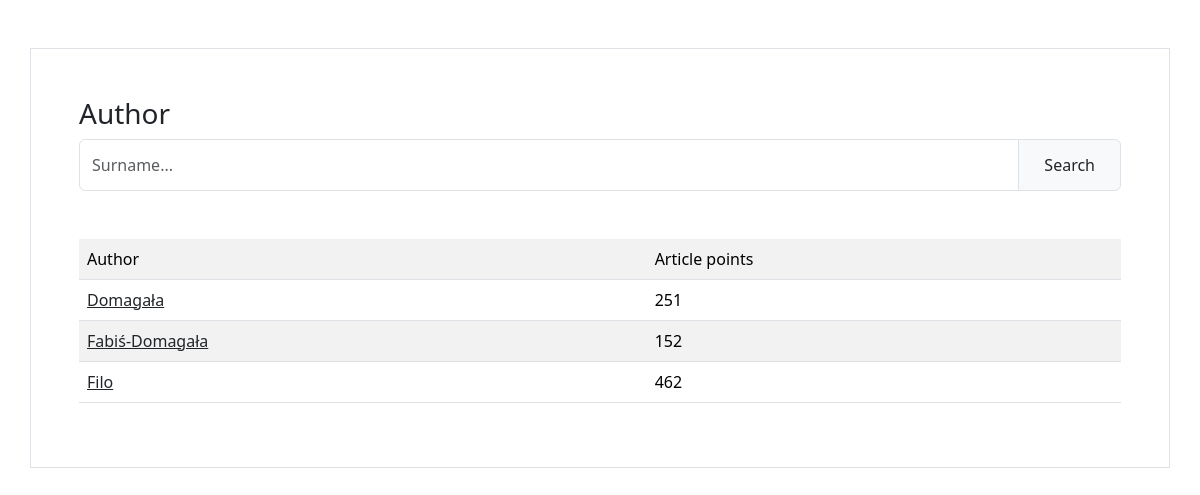
The app's page /, older data.
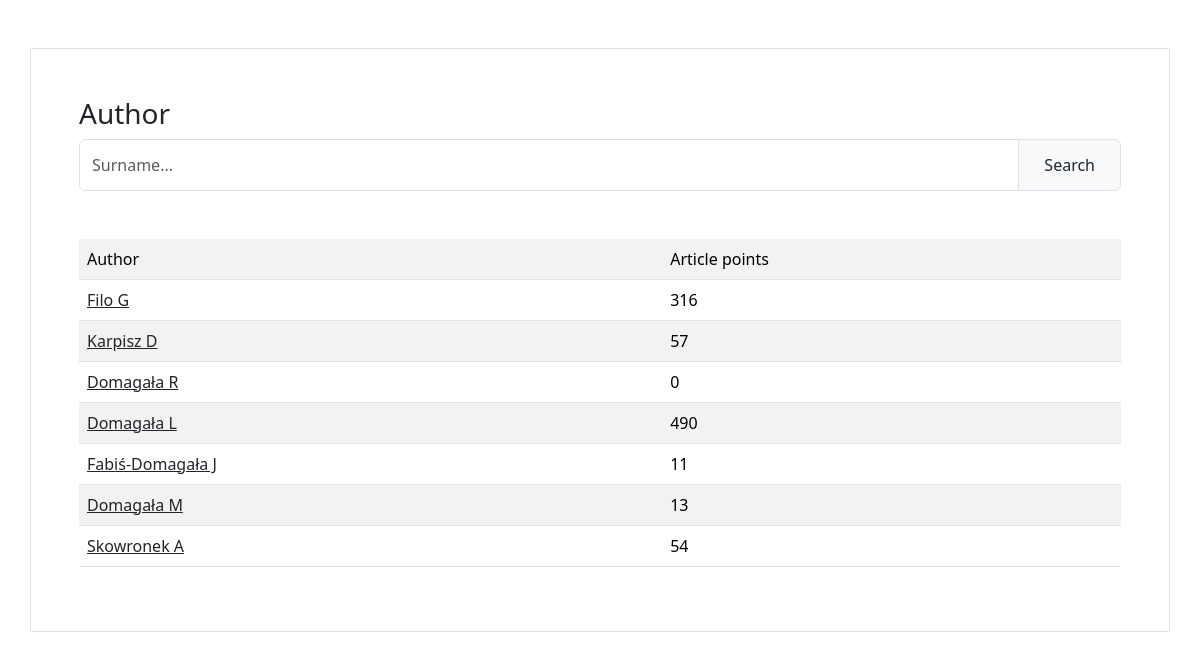
The same page, newer data.
### biblos/models.py (models this page shows)
class Author(models.Model):
    name = models.CharField(max_length = 200, blank=True, null=True, unique = True)
    class Meta:
        db_table = 'author'

### biblos/views.py (the view)
# urls.py: path('', views.dashboard, name='dashboard'),
def dashboard(request):
    authors = Author.objects.all()
    dict = {}
    for author in authors:
        articles = Article.objects.filter(author=author, points__gt=0)
        points = 0
        for article in articles:
            points+=article.points
        dict.update({ author : points })
    return render(request, 'biblos/dashboard.html', context={'dict' : dict})

### biblos/templates/biblos/dashboard.html (shortened to what this page needs)
{% extends 'biblos/base.html' %}
{% block content %}
<div class="container p-5 my-5 border">
    <form action="search/" method="POST">
        <p class="h3">Author</p>
        <div class="input-group">
            <input id="author" type="text" name="author" class="form-control" placeholder="Surname...">
            <span class="input-group-text"><button type="submit" class="btn" onClick=BlurPage()>Search</button></span>
        </div>
    </form>
    <br>
    <br>
    {% if dict %}
    <table class="table table-striped">
        <tr>
            <td>Author</td>
            <td>Article points</td>
        </tr>
        {% for author, points in dict.items %}
        <tr>
            <td><a href="{% url 'articles' id=author.id %}" class="link-dark">{{author.name}}</a></td>
            <td>{{points}}</td>
        </tr>
        {% endfor %}
    </table>
    {% endif %}
</div>
{% endblock %}

### biblos/templates/biblos/base.html (shortened to what this page needs)
<!doctype html>
<html lang="en">
  <head>
    {% load bootstrap5 %}
    {% bootstrap_css %}
  </head>
  <body id="body">
    {% block content %}
    {% endblock %}
  </body>
</html>

Row changes from the older to the newer data that the page shows:
removed Author: name "Domagała", points "251"
removed Author: name "Fabiś-Domagała", points "152"
removed Author: name "Filo", points "462"
added Author: name "Filo G", points "316"
added Author: name "Karpisz D", points "57"
added Author: name "Domagała R", points "0"
added Author: name "Domagała L", points "490"
added Author: name "Fabiś-Domagała J", points "11"
added Author: name "Domagała M", points "13"
added Author: name "Skowronek A", points "54"
